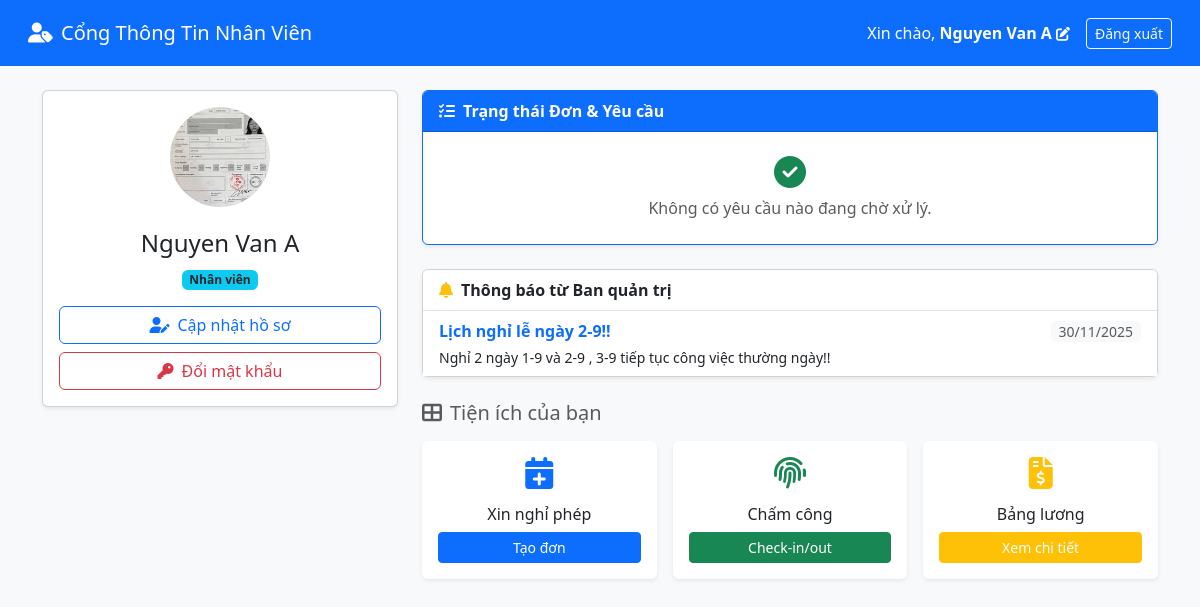
Page /HomePage/user_dashboard.php (signed in) on the committed database.
### tables this page shows
CREATE TABLE `notifications` (
  `id` int(11) NOT NULL,
  `title` varchar(255) NOT NULL,
  `content` text NOT NULL,
  `created_at` timestamp NOT NULL DEFAULT current_timestamp()
);

### HomePage/user_dashboard.php (the view, shortened to what this page needs)
<?php
require_once 'db_connect.php';
$user_id = $_SESSION['user_id'];
$notif_query = $conn->query("SELECT * FROM notifications ORDER BY created_at DESC LIMIT 3");
$pending_leaves = $conn->query("SELECT * FROM leave_requests WHERE user_id = $user_id AND status = 'pending' ORDER BY created_at DESC");
$pending_profiles = $conn->query("SELECT * FROM profile_requests WHERE user_id = $user_id AND status = 'pending' ORDER BY request_date DESC");
?>
<!DOCTYPE html>
<html lang="vi">
<head>
    <link href="https://cdn.jsdelivr.net/npm/bootstrap@5.3.0/dist/css/bootstrap.min.css" rel="stylesheet">
    <link rel="stylesheet" href="https://cdnjs.cloudflare.com/ajax/libs/font-awesome/6.5.1/css/all.min.css">
</head>
<body class="bg-light">
    <nav class="navbar navbar-dark bg-primary p-3 mb-4">
        <div class="container-fluid">
            <span class="navbar-brand mb-0 h1"><i class="fas fa-user-tag me-2"></i>Cổng Thông Tin Nhân Viên</span>
            <div class="d-flex align-items-center text-white">
                <span class="me-3">Xin chào,
                    <a href="profile.php" class="text-white text-decoration-none fw-bold">
                        <?php echo $_SESSION['full_name']; ?> <i class="fas fa-edit small"></i>
                    </a>
                </span>
                <a href="logout.php" class="btn btn-outline-light btn-sm">Đăng xuất</a>
            </div>
        </div>
    </nav>
    <div class="container">
        <div class="row">
            <div class="col-md-4 mb-4">
                <div class="card shadow-sm">
                    <div class="card-body text-center">
                        <div class="mb-3">
                            <div class="bg-light rounded-circle d-inline-flex align-items-center justify-content-center" style="width: 100px; height: 100px;">
                                <img src="<?php echo $_SESSION['avatar'] ?? 'img/default.jpg'; ?>" class="rounded-circle" style="width: 100%; height: 100%; object-fit: cover;">
                            </div>
                        </div>
                        <h4 class="card-title"><?php echo $_SESSION['full_name']; ?></h4>
                        <span class="badge bg-info text-dark mb-3">Nhân viên</span>
                        <div class="d-grid gap-2">
                            <a href="profile.php" class="btn btn-outline-primary"><i class="fas fa-user-edit me-2"></i>Cập nhật hồ sơ</a>
                            <a href="profile.php" class="btn btn-outline-danger"><i class="fas fa-key me-2"></i>Đổi mật khẩu</a>
                        </div>
                    </div>
                </div>
            </div>
            <div class="col-md-8">
                <div class="card shadow-sm mb-4 border-primary">
                    <div class="card-header bg-primary text-white fw-bold">
                        <i class="fas fa-tasks me-2"></i>Trạng thái Đơn & Yêu cầu
                    </div>
                    <div class="card-body p-0">
                        <?php if ($pending_leaves->num_rows == 0 && $pending_profiles->num_rows == 0): ?>
                            <div class="p-4 text-center text-muted">
                                <i class="fas fa-check-circle fa-2x mb-2 text-success"></i><br>
                                Không có yêu cầu nào đang chờ xử lý.
                            </div>
                        <?php endif; ?>
                    </div>
                </div>
                <div class="card shadow-sm mb-4">
                    <div class="card-header bg-white border-bottom fw-bold">
                        <i class="fas fa-bell me-2 text-warning"></i>Thông báo từ Ban quản trị
                    </div>
                    <div class="card-body p-0">
                        <?php if ($notif_query->num_rows > 0): ?>
                            <ul class="list-group list-group-flush">
                                <?php while($note = $notif_query->fetch_assoc()): ?>
                                    <li class="list-group-item">
                                        <div class="d-flex w-100 justify-content-between align-items-center mb-1">
                                            <strong class="text-primary"><?php echo $note['title']; ?></strong>
                                            <small class="text-muted bg-light px-2 rounded">
                                                <?php echo date('d/m/Y', strtotime($note['created_at'])); ?>
                                            </small>
                                        </div>
                                        <p class="mb-0 small text-dark"><?php echo nl2br($note['content']); ?></p>
                                    </li>
                                <?php endwhile; ?>
                            </ul>
                        <?php endif; ?>
                    </div>
                </div>
                <h5 class="mb-3 text-muted"><i class="fas fa-th-large me-2"></i>Tiện ích của bạn</h5>
                <div class="row g-3">
                    <div class="col-md-4">
                        <div class="card h-100 border-0 shadow-sm">
                            <div class="card-body text-center">
                                <h6 class="card-title">Xin nghỉ phép</h6>
                                <a href="user_leaves.php" class="btn btn-sm btn-primary w-100 stretched-link">Tạo đơn</a>
                            </div>
                        </div>
                    </div>
                    <div class="col-md-4">
                        <div class="card h-100 border-0 shadow-sm">
                            <div class="card-body text-center">
                                <h6 class="card-title">Chấm công</h6>
                                <a href="user_attendance.php" class="btn btn-sm btn-success w-100 stretched-link">Check-in/out</a>
                            </div>
                        </div>
                    </div>
                    <div class="col-md-4">
                        <div class="card h-100 border-0 shadow-sm">
                            <div class="card-body text-center">
                                <h6 class="card-title">Bảng lương</h6>
                                <a href="user_payroll.php" class="btn btn-sm btn-warning text-white w-100 stretched-link">Xem chi tiết</a>
                            </div>
                        </div>
                    </div>
                </div>
            </div>
        </div>
    </div>
</body>
</html>

### HomePage/user_dashboard.php (style rules this page uses)
.card { transition: transform 0.2s; }

### rows in the picture
notifications: title "Lịch nghỉ lễ ngày 2-9!!", created_at "30/11/2025", content "Nghỉ 2 ngày 1-9 và 2-9 , 3-9 tiếp tục công việc thường ngày!!"

### other values in the picture
$_SESSION['full_name'] "Nguyen Van A"
